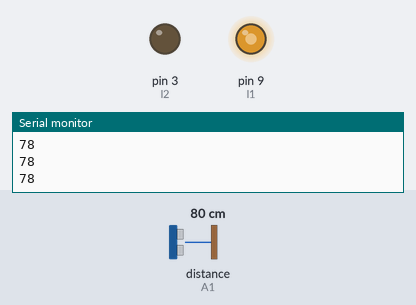
This sketch was run on a simulated Arduino Uno, built with avr-gcc and run on an emulated ATmega328P. Parts: output pins drawn as LEDs (lit = HIGH), the last lines printed to the serial monitor. Wiring (inferred from the names in the program): ultrasonic range finder: trigger A2; echo A1. Inputs (shaded band) come from the test bench; at power-on: distance to the obstacle (sensor on A1) 80 cm. The echo pulse lasts 58.3 µs per cm; pins used as bus, display or sensor lines are not drawn.

Above: at 1.2 s.
1.3 s: distance to the obstacle (sensor on A1) set to 19 cm
2.8 s: distance to the obstacle (sensor on A1) set to 14 cm
At 3.7 s:
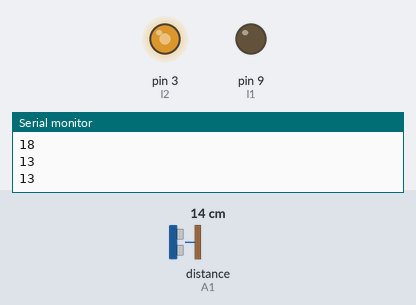
Timing chart, 0 to 5.8 s (numbered marks = the images above; inputs shaded):
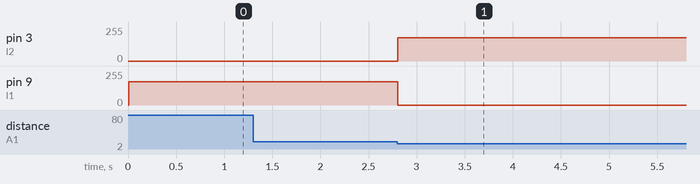

Measured:
- the behaviour switches between 17 and 16 cm on distance to the obstacle (sensor on A1) (found by bisection; images 0 and 1)
- after the input at 2.8 s, pin 3 (l2): 0/255 → 175/255 at once; pin 9 (l1): 175/255 → 0/255 at once

The sketch:

obstacle_avoider.ino
```cpp
int trig=A2;
int echo=A1;
#define l1 9 //arduino pin 3 to input pin 1 (IN3) of motor driver (LEFT WHEEL)
#define l2 3 //arduino pin 5 to input pin 2 (IN4) of motor driver (LEFT WHEEL)
#define r1 11//arduino pin 6 to input pin 3 (IN1) of motor driver (RIGHT WHEEL)
#define r2 10//arduino pin 9 to input pin 4 (IN2) of motor driver (RIGHT WHEEL)
long duration;
long distance;
void setup() {
  Serial.begin(9600);
 pinMode(l1,OUTPUT);
 pinMode(l2,OUTPUT);
 pinMode(r1,OUTPUT);
 pinMode(r2,OUTPUT);
 pinMode(trig,OUTPUT);
 pinMode(echo,INPUT);
}

void loop() {
  digitalWrite(trig,LOW);
  delayMicroseconds(2);
  digitalWrite(trig,HIGH);
  delayMicroseconds(10);
  digitalWrite(trig,LOW);
  duration= pulseIn(echo,HIGH);
  distance=(duration*0.034)/2;
  Serial.println(distance);
  if(distance<=15)
  {
    right();
    delay(600);
  }
  else
  {
    forward();
  }
}
void forward()
{
  analogWrite(l1,175);
  analogWrite(l2,0);
  analogWrite(r1,175);
  analogWrite(r2,0);
}
void right()
{
  analogWrite(l1,0);
  analogWrite(l2,175);
  analogWrite(r1,175);
  analogWrite(r2,0);
}
```
